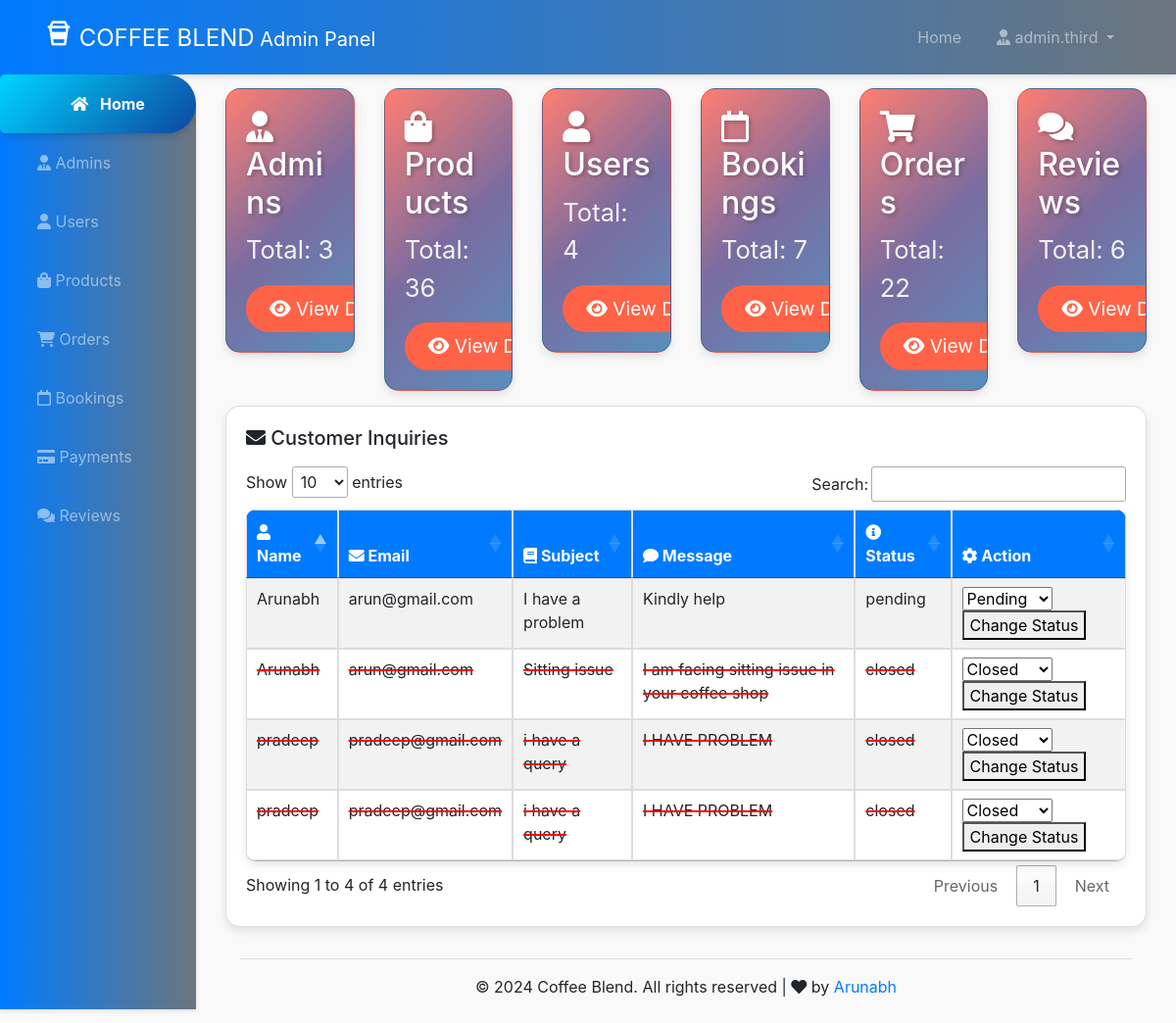
The app's page /admin-panel (signed in), older data.
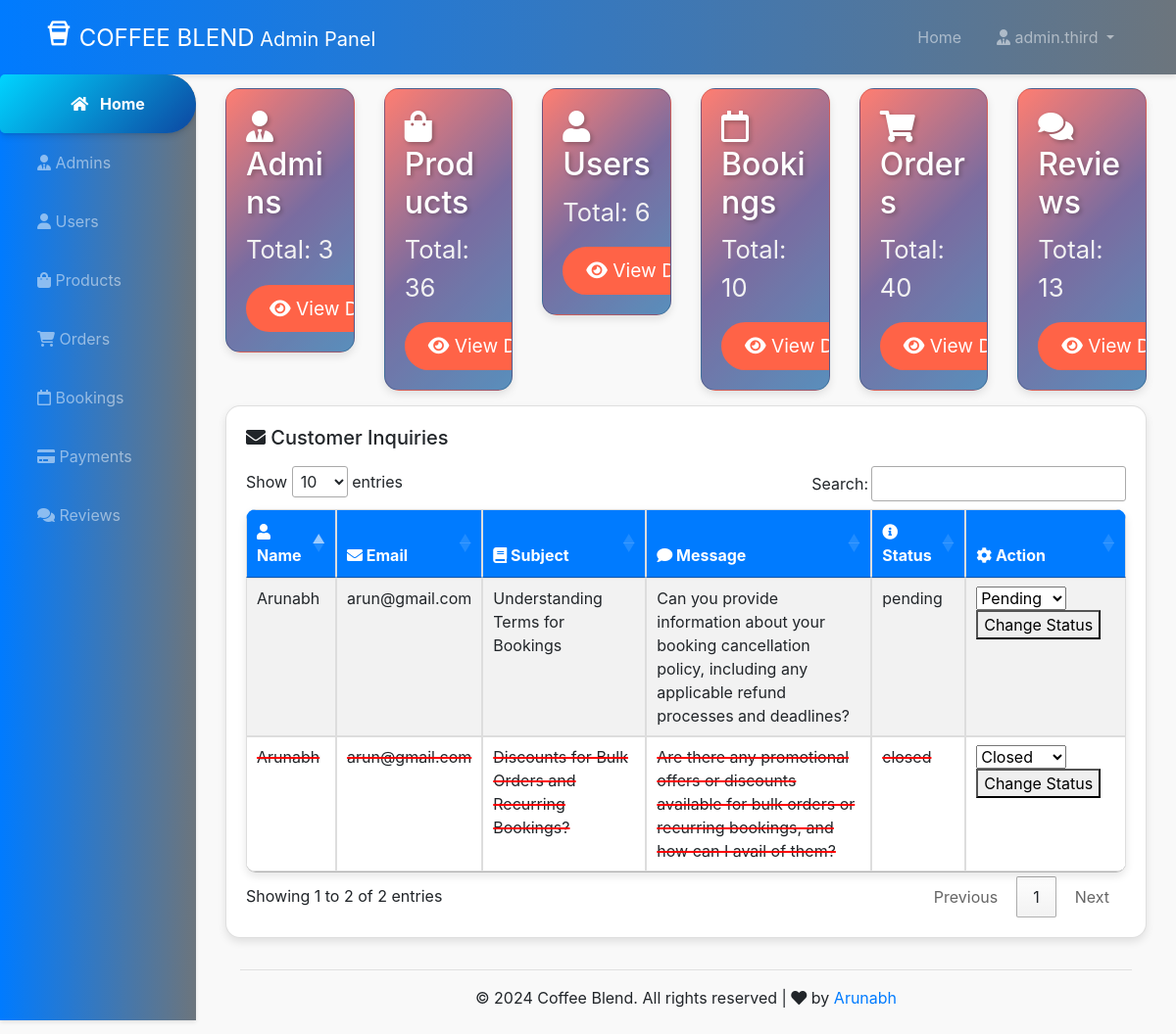
The same page, newer data.
### tables this page shows
CREATE TABLE `customer_inquiries` (
  `id` int(10) NOT NULL,
  `name` varchar(200) NOT NULL,
  `email` varchar(200) NOT NULL,
  `subject` varchar(200) NOT NULL,
  `message` text NOT NULL,
  `status` varchar(20) NOT NULL DEFAULT 'pending',
  `created_at` timestamp NOT NULL DEFAULT current_timestamp()
);

### admin-panel/users/show-customer-enquiries.php (the view, shortened to what the changed rows need)
<link rel="stylesheet" href="https://cdnjs.cloudflare.com/ajax/libs/font-awesome/6.5.1/css/all.min.css" />
<link rel="stylesheet" type="text/css" href="https://cdn.datatables.net/1.11.5/css/jquery.dataTables.css">
<div class="row">
    <div class="col">
        <div class="card">
            <div class="card-body">
                <div class="row mb-3">
                    <div class="col-md-8">
                    </div>
                </div>
                <table id="inquiriesTable" class="table table-striped table-hover">
                    <thead>
                        <tr>
                            <th><i class="fas fa-user"></i> Name</th>
                            <th><i class="fas fa-envelope"></i> Email</th>
                            <th><i class="fas fa-book"></i> Subject</th>
                            <th><i class="fas fa-comment"></i> Message</th>
                            <th><i class="fas fa-info-circle"></i> Status</th>
                            <th><i class="fas fa-cog"></i> Action</th>
                        </tr>
                    </thead>
                    <tbody>
                        <?php
                        try {
                            $sql = "SELECT * FROM customer_inquiries ORDER BY id DESC";
                            $stmt = $conn->query($sql);
                            if ($stmt->rowCount() > 0) {
                                while ($row = $stmt->fetch(PDO::FETCH_ASSOC)) {
                                    $status_class = ($row['status'] == 'closed') ? 'closed-inquiry' : '';
                                    echo '<tr class="' . $status_class . '">';
                                    echo '<td>' . $row['name'] . '</td>';
                                    echo '<td>' . $row['email'] . '</td>';
                                    echo '<td style="max-width: 200px; overflow: hidden; text-overflow: ellipsis;">' . $row['subject'] . '</td>';
                                    echo '<td style="max-width: 400px; overflow: hidden; text-overflow: ellipsis;">' . $row['message'] . '</td>';
                                    echo '<td>' . $row['status'] . '</td>';
                                    echo '<td>
                                        <form method="post" action="">
                                            <input type="hidden" name="inquiry_id" value="' . $row['id'] . '">
                                            <select name="new_status">
                                                <option value="pending" ' . ($row['status'] == 'pending' ? 'selected' : '') . '>Pending</option>
                                                <option value="resolved" ' . ($row['status'] == 'resolved' ? 'selected' : '') . '>Resolved</option>
                                                <option value="closed" ' . ($row['status'] == 'closed' ? 'selected' : '') . '>Closed</option>
                                            </select>
                                            <button type="submit" name="change_status">Change Status</button>
                                        </form>
                                    </td>';
                                    echo '</tr>';
                                }
                            } else {
                                echo '<tr><td colspan="6">No customer inquiries found.</td></tr>';
                            }
                        } catch (PDOException $e) {
                            echo 'PDOException: ' . $e->getMessage();
                        }
                        ?>
                    </tbody>
                </table>
            </div>
        </div>
    </div>
</div>

### admin-panel/index.php (shortened to what the changed rows need)
<?php require "layouts/header.php"; ?>
<?php require "../config/config.php"; ?>
<?php
$orders = $conn->query("SELECT COUNT(*) AS count_orders FROM orders");
$orders->execute();
$ordersCount = $orders->fetch(PDO::FETCH_OBJ);
$bookings = $conn->query("SELECT COUNT(*) AS count_bookings FROM bookings");
$bookings->execute();
$bookingsCount = $bookings->fetch(PDO::FETCH_OBJ);
$users = $conn->query("SELECT COUNT(*) AS count_users FROM users");
$users->execute();
$usersCount = $users->fetch(PDO::FETCH_OBJ);
$reviews = $conn->query("SELECT COUNT(*) AS count_reviews FROM reviews");
$reviews->execute();
$reviewsCount = $reviews->fetch(PDO::FETCH_OBJ);
?>
<link rel="stylesheet" href="https://cdnjs.cloudflare.com/ajax/libs/font-awesome/6.5.1/css/all.min.css" />
<div class="row">
    <div class="col-md-2">
      <div class="card bg-warning text-dark custom-card">
          <div class="card-body">
              <h5 class="card-title custom-card-title">
                  <i class="fas fa-user"></i> Users
              </h5>
              <p class="card-text custom-card-text">Total: <?php echo $usersCount->count_users; ?></p>
              <a href="<?php echo ADMINURL; ?>/users/users.php" class="btn btn-dark custom-btn"><i class="fa-solid fa-eye"></i> View Details</a>
          </div>
      </div>
  </div>
  <div class="col-md-2">
      <div class="card bg-info text-white custom-card">
          <div class="card-body">
              <h5 class="card-title custom-card-title">
                  <i class="far fa-calendar"></i> Bookings
              </h5>
              <p class="card-text custom-card-text">Total: <?php echo $bookingsCount->count_bookings; ?></p>
              <a href="<?php echo ADMINURL; ?>/bookings-admins/show-bookings.php" class="btn btn-light custom-btn"><i class="fa-solid fa-eye"></i> View Details</a>
          </div>
      </div>
  </div>
    <div class="col-md-2">
      <div class="card bg-success text-white custom-card">
          <div class="card-body">
              <h5 class="card-title custom-card-title">
                  <i class="fas fa-shopping-cart"></i> Orders
              </h5>
              <p class="card-text custom-card-text">Total: <?php echo $ordersCount->count_orders; ?></p>
              <a href="<?php echo ADMINURL; ?>/orders-admins/show-orders.php" class="btn btn-dark custom-btn"><i class="fa-solid fa-eye"></i> View Details</a>
          </div>
      </div>
  </div>
  <div class="col-md-2">
      <div class="card bg-warning text-dark custom-card">
          <div class="card-body">
              <h5 class="card-title custom-card-title">
                <i class="fas fa-comments"></i> Reviews
              </h5>
              <p class="card-text custom-card-text">Total: <?php echo $reviewsCount->count_reviews; ?></p>
              <a href="<?php echo ADMINURL; ?>/reviews-admins/show_reviews.php" class="btn btn-light custom-btn"><i class="fa-solid fa-eye"></i> View Details</a>
          </div>
      </div>
  </div>
</div>
<?php require "users/show-customer-enquiries.php"; ?>
<?php require "layouts/footer.php"; ?>

Row changes from the older to the newer data that the page shows:
removed customer_inquiries: name "pradeep", email "pradeep@gmail.com", subject "i have a query", message "I HAVE PROBLEM", status "closed", new_status "Closed"
removed customer_inquiries: name "pradeep", email "pradeep@gmail.com", subject "i have a query", message "I HAVE PROBLEM", status "closed", new_status "Closed"
changed customer_inquiries "pending": subject "I have a problem" → "Understanding Terms for Bookings"; message "Kindly help" → "Can you provide information about your booking cancellation policy, including any applicable refund processes and deadlines?"
changed customer_inquiries "closed": subject "Sitting issue" → "Discounts for Bulk Orders and Recurring Bookings?"; message "I am facing sitting issue in your coffee shop" → "Are there any promotional offers or discounts available for bulk orders or recurring bookings, and how can I avail of them?"
Text that changed along with them:
$usersCount->count_users: "4" → "6"
$bookingsCount->count_bookings: "7" → "10"
$ordersCount->count_orders: "22" → "40"
$reviewsCount->count_reviews: "6" → "13"
text written by a page script: "Show entries Search: Showing 1 to 4 of 4 entries Previous 1 Next" → "Show entries Search: Showing 1 to 2 of 2 entries Previous 1 Next"
